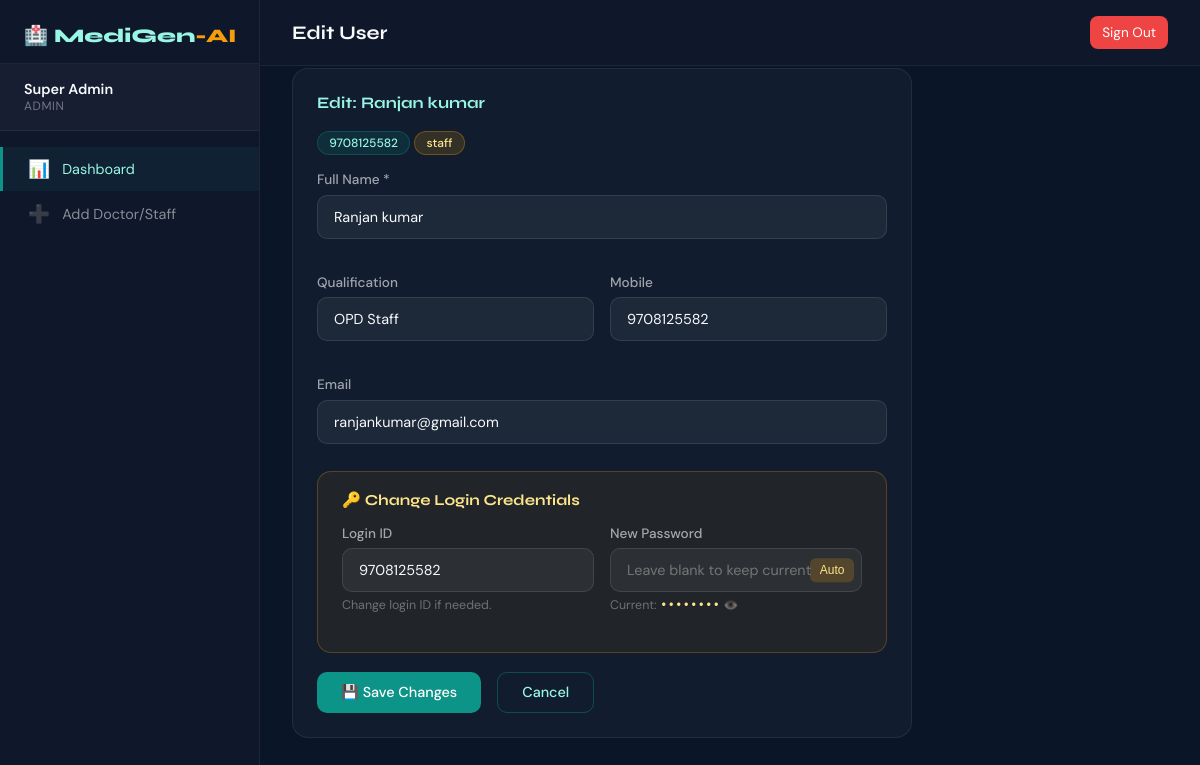
Page /admin/edit-user/2 (signed in) on the committed database.
### app.py (models this page shows)
class User(db.Model):
    id = db.Column(db.Integer, primary_key=True)
    login_id = db.Column(db.String(50), unique=True, nullable=False)
    password_hash = db.Column(db.String(200), nullable=False)
    plain_password = db.Column(db.String(100))  # stored for admin view/reset
    role = db.Column(db.String(20), nullable=False)  # admin, doctor, staff, patient
    name = db.Column(db.String(100), nullable=False)
    email = db.Column(db.String(100))
    mobile = db.Column(db.String(15))
    qualification = db.Column(db.String(200))
    created_at = db.Column(db.DateTime, default=get_india_time)
    is_active = db.Column(db.Boolean, default=True)

### app.py (the view, shortened to what this page needs)
@app.route('/admin/edit-user/<int:user_id>', methods=['GET', 'POST'])
def admin_edit_user(user_id):
    if session.get('role') != 'admin':
        return redirect(url_for('login'))
    user = User.query.get_or_404(user_id)
    return render_template('admin/edit_user.html', user=user)

### templates/admin/edit_user.html (shortened to what this page needs)
{% extends 'base.html' %}
{% block page_title %}Edit User{% endblock %}
{% block sidebar_nav %}
<a href="/admin" class="nav-item active"><span class="icon">📊</span> Dashboard</a>
<a href="/admin/register-doctor" class="nav-item"><span class="icon">➕</span> Add Doctor/Staff</a>
{% endblock %}
{% block content %}
<div class="card" style="max-width:620px">
    <div class="card-title">Edit: {{ user.name }}</div>
    <div style="margin-bottom:1rem"><span class="badge badge-teal">{{ user.login_id }}</span> <span class="badge badge-amber">{{ user.role }}</span></div>
    <form method="POST">
        <div class="form-grid">
            <div class="form-group full">
                <label>Full Name *</label>
                <input type="text" name="name" value="{{ user.name }}" required>
            </div>
            <div class="form-group">
                <label>Qualification</label>
                <input type="text" name="qualification" value="{{ user.qualification or '' }}">
            </div>
            <div class="form-group">
                <label>Mobile</label>
                <input type="text" name="mobile" value="{{ user.mobile or '' }}">
            </div>
            <div class="form-group full">
                <label>Email</label>
                <input type="email" name="email" value="{{ user.email or '' }}">
            </div>
        </div>
        <div style="background:rgba(245,158,11,0.07);border:1px solid rgba(245,158,11,0.25);border-radius:14px;padding:1.2rem 1.5rem;margin:0.5rem 0 1.2rem">
            <div style="font-family:'Syne',sans-serif;font-weight:700;color:#fde68a;margin-bottom:1rem;font-size:0.95rem">
                🔑 Change Login Credentials
            </div>
            <div class="form-grid">
                <div class="form-group">
                    <label>Login ID</label>
                    <input type="text" name="login_id" value="{{ user.login_id }}" autocomplete="off">
                    <div style="font-size:0.78rem;color:rgba(255,255,255,0.35);margin-top:0.3rem">Change login ID if needed.</div>
                </div>
                <div class="form-group">
                    <label>New Password</label>
                    <div style="position:relative">
                        <input type="text" name="new_password" id="pwd-field" placeholder="Leave blank to keep current" autocomplete="off">
                        <button type="button" onclick="genPassword()" style="position:absolute;right:8px;top:50%;transform:translateY(-50%);background:rgba(245,158,11,0.2);border:none;color:#fde68a;padding:0.3rem 0.6rem;border-radius:6px;cursor:pointer;font-size:0.75rem">Auto</button>
                    </div>
                    {% if user.plain_password %}
                    <div style="font-size:0.78rem;color:rgba(255,255,255,0.35);margin-top:0.3rem">
                        Current: <span style="font-family:monospace;color:#fde68a" id="cur-pwd">••••••••</span>
                        <button type="button" onclick="toggleCurrent()" style="background:none;border:none;cursor:pointer;color:rgba(255,255,255,0.4);font-size:0.75rem">👁️</button>
                    </div>
                    {% endif %}
                </div>
            </div>
        </div>
        <div style="display:flex;gap:1rem">
            <button type="submit" class="btn btn-primary">💾 Save Changes</button>
            <a href="/admin" class="btn btn-outline">Cancel</a>
        </div>
    </form>
</div>
{% endblock %}

### templates/base.html (style rules this page uses)
:root { --teal: #0d9488; --teal-dark: #0f766e; --teal-light: #99f6e4; --navy: #0f172a; --slate: #1e293b; --white: #f8fafc; --accent: #f59e0b; --danger: #ef4444; --success: #22c55e; --sidebar-w: 260px; }
* { margin: 0; padding: 0; box-sizing: border-box; }
body { font-family: 'DM Sans', sans-serif; background: #0a1628; color: var(--white); display: flex; min-height: 100vh; }
.nav-item { display: flex; align-items: center; gap: 0.7rem; padding: 0.7rem 1.5rem; color: rgba(255,255,255,0.5); text-decoration: none; font-size: 0.9rem; transition: all 0.2s; border-left: 3px solid transparent; }
.nav-item.active { color: var(--teal-light); background: rgba(13,148,136,0.08); border-left-color: var(--teal); }
.nav-item .icon { font-size: 1.1rem; width: 1.5rem; text-align: center; }
.card { background: rgba(255,255,255,0.03); border: 1px solid rgba(255,255,255,0.07); border-radius: 16px; padding: 1.5rem; margin-bottom: 1.5rem; }
.card-title { font-family: 'Syne', sans-serif; font-size: 1rem; font-weight: 700; margin-bottom: 1.2rem; color: var(--teal-light); }
.form-grid { display: grid; grid-template-columns: 1fr 1fr; gap: 1rem; }
.form-group { margin-bottom: 1.2rem; }
.form-group.full { grid-column: 1 / -1; }
label { display: block; font-size: 0.85rem; font-weight: 500; color: rgba(255,255,255,0.6); margin-bottom: 0.4rem; }
input[type=text], input[type=email], input[type=number], input[type=password], textarea, select { width: 100%; background: rgba(255,255,255,0.05); border: 1px solid rgba(255,255,255,0.1); border-radius: 10px; padding: 0.75rem 1rem; color: var(--white); font-family: 'DM Sans', sans-serif; font-size: 0.9rem; transition: border-color 0.2s; outline: none; }
.btn { padding: 0.65rem 1.5rem; border-radius: 10px; border: none; cursor: pointer; font-family: 'DM Sans', sans-serif; font-size: 0.9rem; font-weight: 500; transition: all 0.2s; text-decoration: none; display: inline-flex; align-items: center; gap: 0.4rem; }
.btn-primary { background: var(--teal); color: white; }
.btn-outline { background: transparent; color: var(--teal-light); border: 1px solid rgba(13,148,136,0.4); }
.badge { display: inline-block; padding: 0.2rem 0.7rem; border-radius: 50px; font-size: 0.75rem; font-weight: 500; }
.badge-teal { background: rgba(13,148,136,0.15); color: var(--teal-light); border: 1px solid rgba(13,148,136,0.3); }
.badge-amber { background: rgba(245,158,11,0.15); color: #fde68a; border: 1px solid rgba(245,158,11,0.3); }

### rows in the picture
User: name "Ranjan kumar", login_id "9708125582", role "staff", qualification "OPD Staff", mobile "9708125582", email "ranjankumar@gmail.com"

### other values in the picture
{{ session.name }} "Super Admin"
{{ session.role }} "ADMIN"
